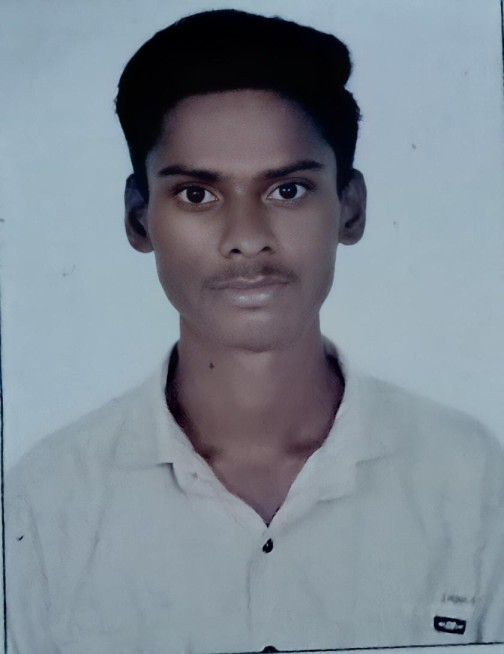
#> input picture Image Processing Basic/photo2.jpg, 504 x 654 px, found by its file name
$ python image_segmentation.py
#> lines starting #> are read from the running program, lines starting #| are printed output that depends on the picture; after the words box and inside, x2 and y2 are one past the last pixel; in counts of white or black regions, pixels touching at a corner belong together
# Image Thresholding is an intensity transformation function in
# which the values of pixels below a particular threshold are reduced,
# and the values above that threshold are boosted.
# This generally results in a bilevel image at the end,
# where the image is composed of black and white pixels.
# Thresholding belongs to the family of point-processing techniques.
# In this article, you will learn how to perform Image Thresholding in OpenCV.

import cv2
import numpy as np

# Read the image
image = cv2.imread('photo2.jpg')
#> image is the input picture: shape (654, 504, 3); mean B, G, R 146.7, 136.3, 125.7

# Check if the image is loaded
if image is None:
    print('Could not open or find the image', 'photo2.jpg')
    exit(0)

# Convert the image to grayscale
gray_image =cv2.cvtColor(image, cv2.COLOR_BGR2GRAY)
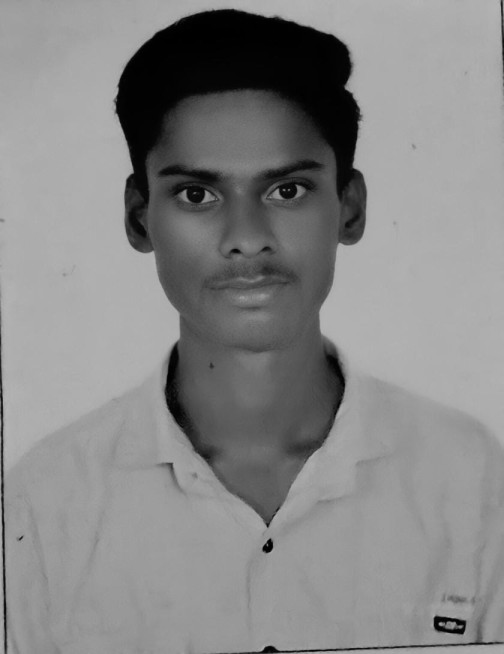
#> gray_image: shape (654, 504); min 0, max 182, mean 134.3

# Apply simple thresholding
_, thresholded_image = cv2.threshold(gray_image, 127, 255, cv2.THRESH_BINARY)
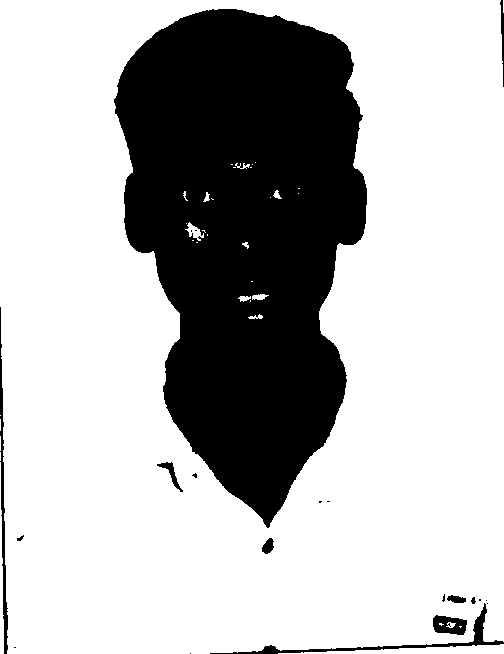
#> thresholded_image: shape (654, 504); 71.8% white; 21 black regions (11 under 20 px), largest, box (x1, y1, x2, y2) and area: (114, 9, 367, 528) 89577, (210, 603, 504, 654) 1152, (0, 307, 8, 654) 920

# Display the thresholded image
cv2.imshow('Thresholded Image', thresholded_image)
cv2.waitKey(0)
cv2.destroyAllWindows()
